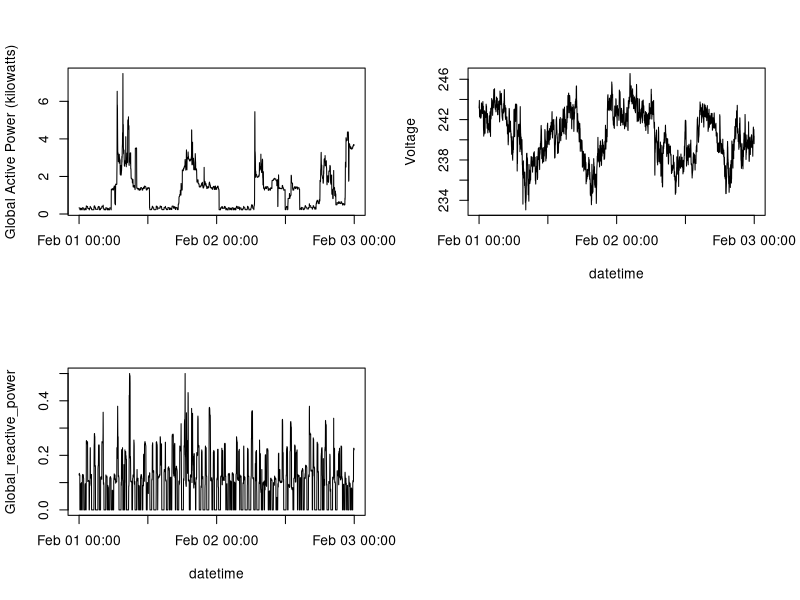

This chart was generated by the following R code:
#Using sqldf package, saved the subset of data needed into a local txt file and used it here. 
#See plot1.R for how data has been retrieved
tdata <- read.table("power_consumption_subset.txt")
ttdate <- paste(tdata$Date,":" ,tdata$Time)
gDate <- strptime(ttdate, "%d/%m/%Y : %H:%M:%S")
mynew <- cbind(tdata,gDate)


png(filename="plot4.png")
par(mfrow = c(2,2))
plot(mynew$Global_active_power~mynew$gDate, type="l", xlab="", ylab="Global Active Power (kilowatts)")
plot(mynew$Voltage~mynew$gDate, type="l",xlab="datetime", ylab="Voltage")
plot(mynew$Global_reactive_power~mynew$gDate, type="l",xlab="datetime", ylab="Global_reactive_power")
dev.off()
